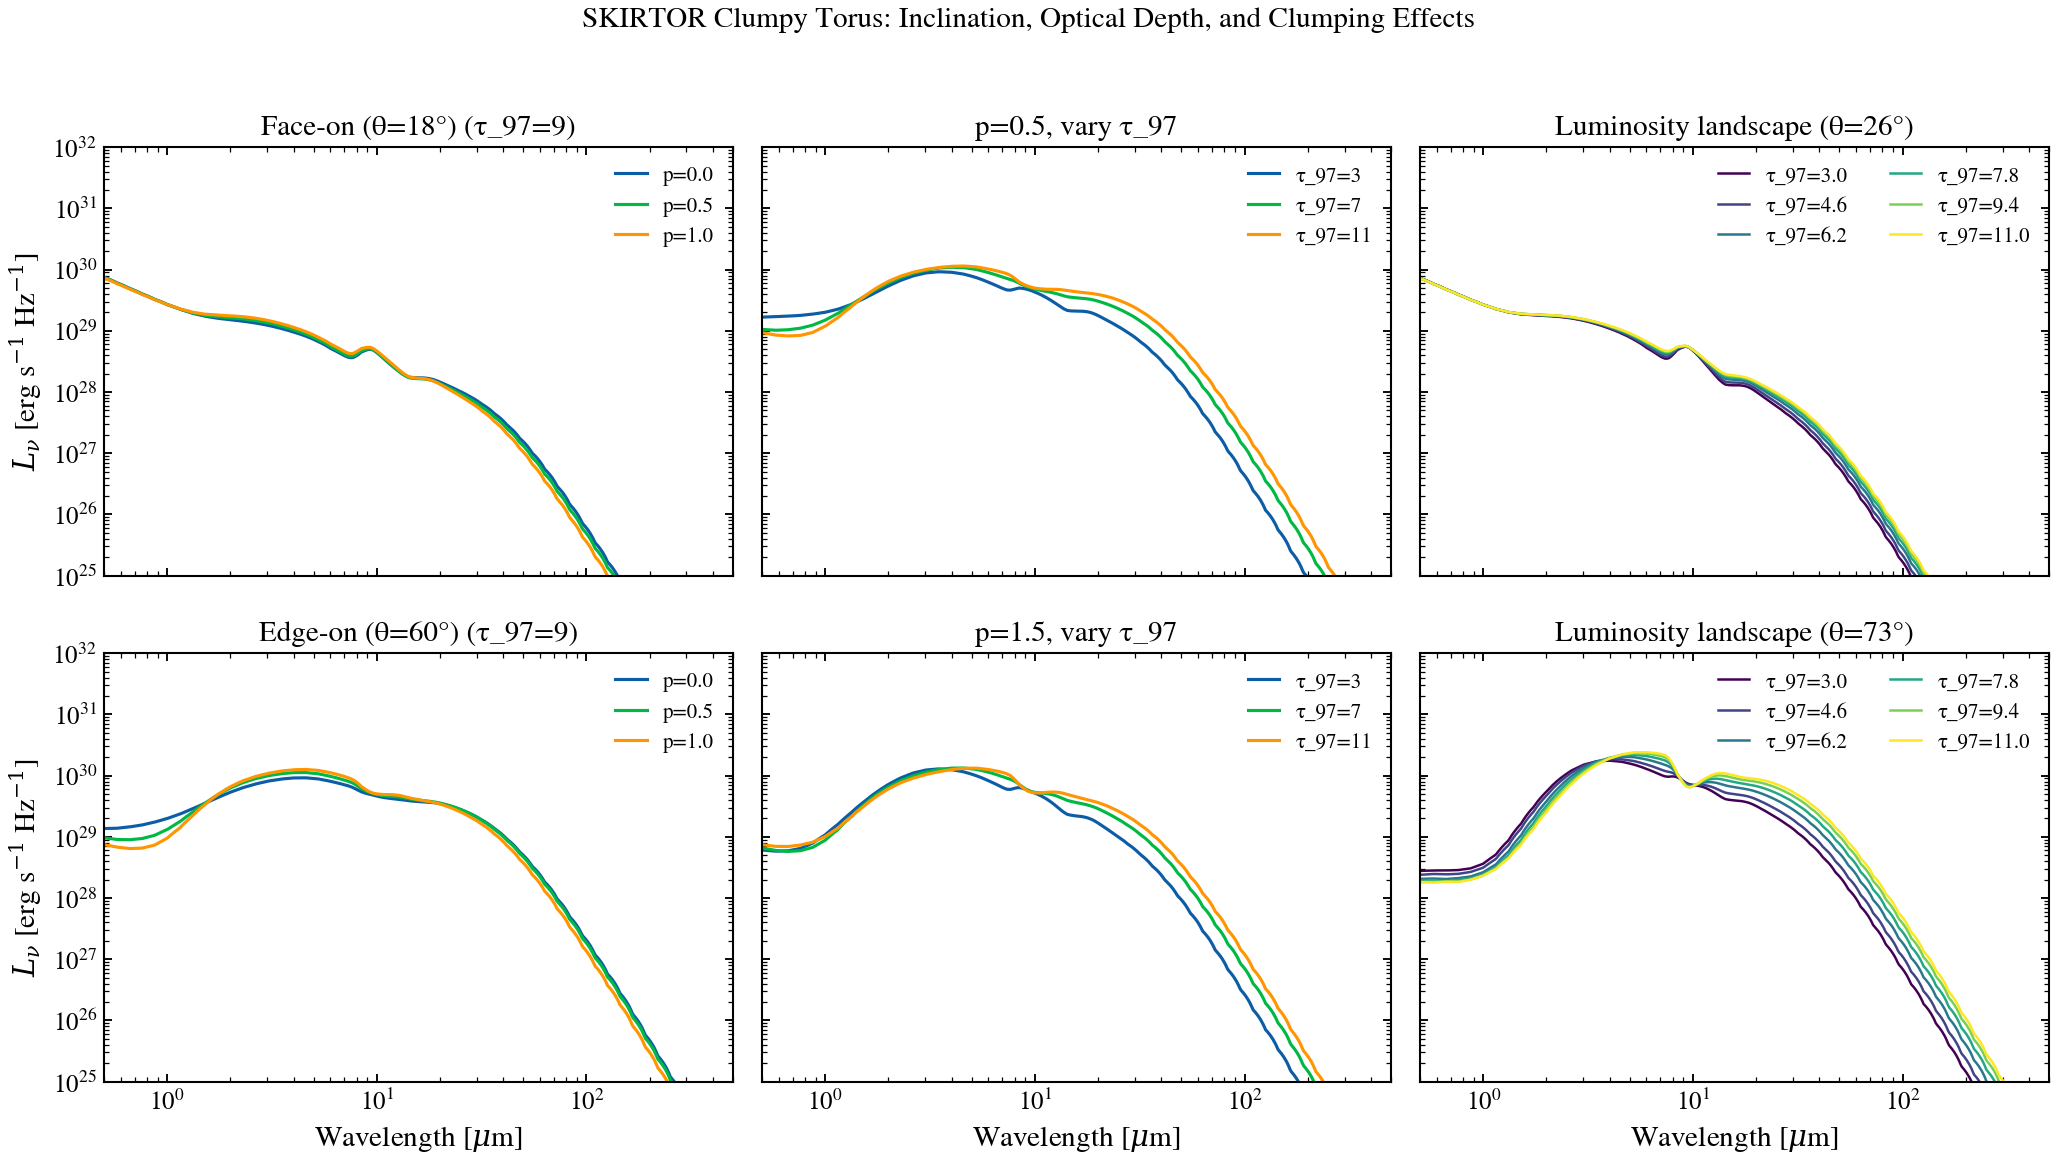

This figure's Python source:
"""
SKIRTOR Clumpy Torus: Inclination and Optical Depth
=====================================================

Plot the SKIRTOR (Stalevski et al. 2016) clumpy torus model varying
viewing angle (inclination) and optical depth at 9.7 μm (tau_97).
Shows how geometric effects and dust clumping transform the torus SED.
"""

from pathlib import Path

import jax.numpy as jnp
import matplotlib.pyplot as plt
import numpy as np

# Locate SKIRTOR grid file
_grid_path = None
for p in [
    Path("data/skirtor_templates_v3.h5"),
    Path("../data/skirtor_templates_v3.h5"),
    Path("../../data/skirtor_templates_v3.h5"),
    Path("../../../data/skirtor_templates_v3.h5"),
    Path("data/skirtor_templates_v2.h5"),
    Path("../data/skirtor_templates_v2.h5"),
    Path("../../data/skirtor_templates_v2.h5"),
    Path("../../../data/skirtor_templates_v2.h5"),
]:
    if p.exists():
        _grid_path = str(p)
        break

if _grid_path is None:
    raise SystemExit(
        "Skipping: SKIRTOR grid not found. Run: python scripts/download_skirtor_templates.py"
    )

from tengri.analysis.plotting import setup_style
from tengri.components.agn import create_skirtor_from_grid

setup_style()

# Load the SKIRTOR interpolator
skirtor_fn = create_skirtor_from_grid(_grid_path)

# Wavelength grid: 0.5 - 500 micron (IR torus dominated)
wavelength = jnp.logspace(np.log10(5e3), np.log10(5e6), 512)
wave_um = np.array(wavelength) / 1e4

# Figure: 2x3 grid showing tau_97 and inclination variations.
# sharex/sharey keep panel sizes uniform; figsize gives breathing room at 150 dpi
# so individual axis labels and legends remain legible in the gallery.
fig, axes = plt.subplots(2, 3, figsize=(14, 8), sharex=True, sharey=True)

# Left column: fixed tau_97=9 (optically thick, grid max=11), vary inclination
tau_97_thick = 9.0
for ax, cos_inc, title in [
    (axes[0, 0], 0.95, "Face-on (θ=18°)"),
    (axes[1, 0], 0.50, "Edge-on (θ=60°)"),
]:
    seds = []
    labels = []
    for p_frac in [0.0, 0.5, 1.0]:  # radial dust density power p (grid: 0–1.5)
        try:
            sed = skirtor_fn(
                wavelength,
                agn_log_lbol=11.0,
                agn_tau_skirtor=tau_97_thick,
                agn_p_skirtor=p_frac,
                agn_q_skirtor=1.0,
                agn_oa_skirtor=40.0,
                agn_cos_inc=cos_inc,
            )
            seds.append(np.array(sed))
            labels.append(f"p={p_frac:.1f}")
        except Exception:
            continue

    for sed, lbl in zip(seds, labels):
        ax.loglog(wave_um, sed, lw=1.5, label=lbl)

    ax.set_xlabel(r"Wavelength [$\mu$m]")
    ax.set_ylabel(r"$L_\nu$ [erg s$^{-1}$ Hz$^{-1}$]")
    ax.set_title(f"{title} (τ_97={tau_97_thick:.0f})")
    ax.legend(fontsize=10, frameon=False)
    # SKIRTOR torus emission peaks at 10-50 µm; widen with breathing room
    # so context (NIR + sub-mm tails) is visible alongside the IR peak.
    ax.set_xlim(0.5, 500)
    ax.set_ylim(1e25, 1e32)

# Middle column: fixed inclination, vary tau_97
cos_inc_fixed = 0.5
for ax, p_frac, title in [
    (axes[0, 1], 0.5, "p=0.5, vary τ_97"),
    (axes[1, 1], 1.5, "p=1.5, vary τ_97"),
]:
    for tau_97 in [3.0, 7.0, 11.0]:
        try:
            sed = skirtor_fn(
                wavelength,
                agn_log_lbol=11.0,
                agn_tau_skirtor=tau_97,
                agn_p_skirtor=p_frac,
                agn_q_skirtor=1.0,
                agn_oa_skirtor=40.0,
                agn_cos_inc=cos_inc_fixed,
            )
            ax.loglog(wave_um, np.array(sed), lw=1.5, label=f"τ_97={tau_97:.0f}")
        except Exception:
            continue

    ax.set_xlabel(r"Wavelength [$\mu$m]")
    ax.set_ylabel(r"$L_\nu$ [erg s$^{-1}$ Hz$^{-1}$]")
    ax.set_title(title)
    ax.legend(fontsize=10, frameon=False)
    # SKIRTOR torus emission peaks at 10-50 µm; widen with breathing room
    # so context (NIR + sub-mm tails) is visible alongside the IR peak.
    ax.set_xlim(0.5, 500)
    ax.set_ylim(1e25, 1e32)

# Right column: Total SED landscape (3D heatmap as color)
for row, cos_inc in enumerate([0.9, 0.3]):
    ax = axes[row, 2]

    tau_97_vals = np.linspace(3.0, 11.0, 6)
    colors = plt.cm.viridis(np.linspace(0, 1, len(tau_97_vals)))

    for tau_97, color in zip(tau_97_vals, colors):
        try:
            sed = skirtor_fn(
                wavelength,
                agn_log_lbol=11.0,
                agn_tau_skirtor=float(tau_97),
                agn_p_skirtor=1.0,
                agn_q_skirtor=1.0,
                agn_oa_skirtor=40.0,
                agn_cos_inc=cos_inc,
            )
            ax.loglog(
                wave_um,
                np.array(sed),
                lw=1.2,
                color=color,
                label=f"τ_97={tau_97:.1f}",
            )
        except Exception:
            continue

    ax.set_xlabel(r"Wavelength [$\mu$m]")
    ax.set_ylabel(r"$L_\nu$ [erg s$^{-1}$ Hz$^{-1}$]")
    ax.set_title(f"Luminosity landscape (θ={np.degrees(np.arccos(cos_inc)):.0f}°)")
    ax.legend(fontsize=10, frameon=False, ncol=2)
    # SKIRTOR torus emission peaks at 10-50 µm; widen with breathing room
    # so context (NIR + sub-mm tails) is visible alongside the IR peak.
    ax.set_xlim(0.5, 500)
    ax.set_ylim(1e25, 1e32)

# With sharex/sharey, hide tick labels on inner panels so labels don't crowd.
for ax in axes.flat:
    ax.label_outer()

fig.suptitle(
    "SKIRTOR Clumpy Torus: Inclination, Optical Depth, and Clumping Effects",
    fontsize=14,
)
fig.tight_layout(rect=[0, 0, 1, 0.96])
plt.savefig("plot_skirtor_variants.png", dpi=150, bbox_inches="tight")
plt.show()
